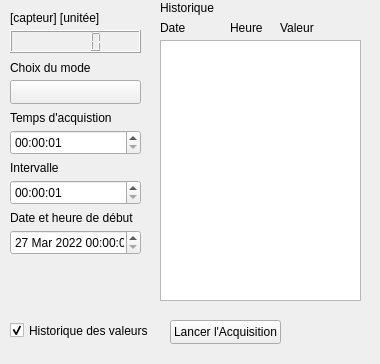
<?xml version="1.0" encoding="UTF-8"?>
<ui version="4.0">
 <class>F_VisualiserLesValeurs</class>
 <widget class="QWidget" name="F_VisualiserLesValeurs">
  <property name="windowModality">
   <enum>Qt::ApplicationModal</enum>
  </property>
  <property name="enabled">
   <bool>true</bool>
  </property>
  <property name="geometry">
   <rect>
    <x>0</x>
    <y>0</y>
    <width>380</width>
    <height>364</height>
   </rect>
  </property>
  <property name="sizePolicy">
   <sizepolicy hsizetype="Fixed" vsizetype="Fixed">
    <horstretch>1</horstretch>
    <verstretch>1</verstretch>
   </sizepolicy>
  </property>
  <property name="minimumSize">
   <size>
    <width>380</width>
    <height>364</height>
   </size>
  </property>
  <property name="maximumSize">
   <size>
    <width>380</width>
    <height>364</height>
   </size>
  </property>
  <property name="sizeIncrement">
   <size>
    <width>0</width>
    <height>0</height>
   </size>
  </property>
  <property name="baseSize">
   <size>
    <width>0</width>
    <height>0</height>
   </size>
  </property>
  <property name="cursor">
   <cursorShape>ArrowCursor</cursorShape>
  </property>
  <property name="mouseTracking">
   <bool>false</bool>
  </property>
  <property name="windowTitle">
   <string>F_VisualiserLesValeurs</string>
  </property>
  <property name="autoFillBackground">
   <bool>false</bool>
  </property>
  <widget class="QPushButton" name="BtLancerAcquisition">
   <property name="enabled">
    <bool>true</bool>
   </property>
   <property name="geometry">
    <rect>
     <x>170</x>
     <y>320</y>
     <width>111</width>
     <height>24</height>
    </rect>
   </property>
   <property name="text">
    <string>Lancer l'Acquisition</string>
   </property>
  </widget>
  <widget class="QLCDNumber" name="Afficheur">
   <property name="geometry">
    <rect>
     <x>10</x>
     <y>30</y>
     <width>131</width>
     <height>23</height>
    </rect>
   </property>
   <property name="font">
    <font/>
   </property>
   <property name="toolTip">
    <string>&lt;html&gt;&lt;head/&gt;&lt;body&gt;&lt;p&gt;uyrghf&lt;/p&gt;&lt;/body&gt;&lt;/html&gt;</string>
   </property>
   <property name="styleSheet">
    <string notr="true"/>
   </property>
  </widget>
  <widget class="QPushButton" name="BtMode">
   <property name="geometry">
    <rect>
     <x>10</x>
     <y>80</y>
     <width>131</width>
     <height>24</height>
    </rect>
   </property>
   <property name="text">
    <string/>
   </property>
   <property name="flat">
    <bool>false</bool>
   </property>
  </widget>
  <widget class="QDateTimeEdit" name="dateTimeAuto">
   <property name="geometry">
    <rect>
     <x>10</x>
     <y>230</y>
     <width>131</width>
     <height>25</height>
    </rect>
   </property>
   <property name="minimumDateTime">
    <datetime>
     <hour>0</hour>
     <minute>0</minute>
     <second>0</second>
     <year>2022</year>
     <month>3</month>
     <day>27</day>
    </datetime>
   </property>
   <property name="minimumDate">
    <date>
     <year>2022</year>
     <month>3</month>
     <day>27</day>
    </date>
   </property>
  </widget>
  <widget class="QTimeEdit" name="Tte_TempsAcquistion">
   <property name="geometry">
    <rect>
     <x>10</x>
     <y>130</y>
     <width>131</width>
     <height>25</height>
    </rect>
   </property>
   <property name="dateTime">
    <datetime>
     <hour>0</hour>
     <minute>0</minute>
     <second>1</second>
     <year>2000</year>
     <month>1</month>
     <day>1</day>
    </datetime>
   </property>
   <property name="minimumDateTime">
    <datetime>
     <hour>0</hour>
     <minute>0</minute>
     <second>1</second>
     <year>2000</year>
     <month>1</month>
     <day>1</day>
    </datetime>
   </property>
   <property name="maximumTime">
    <time>
     <hour>23</hour>
     <minute>59</minute>
     <second>59</second>
    </time>
   </property>
   <property name="minimumTime">
    <time>
     <hour>0</hour>
     <minute>0</minute>
     <second>1</second>
    </time>
   </property>
   <property name="currentSection">
    <enum>QDateTimeEdit::HourSection</enum>
   </property>
   <property name="displayFormat">
    <string>HH:mm:ss</string>
   </property>
  </widget>
  <widget class="QTimeEdit" name="Tte_intervalleMesure">
   <property name="geometry">
    <rect>
     <x>10</x>
     <y>180</y>
     <width>131</width>
     <height>25</height>
    </rect>
   </property>
   <property name="dateTime">
    <datetime>
     <hour>0</hour>
     <minute>0</minute>
     <second>1</second>
     <year>2000</year>
     <month>1</month>
     <day>1</day>
    </datetime>
   </property>
   <property name="minimumDateTime">
    <datetime>
     <hour>0</hour>
     <minute>0</minute>
     <second>1</second>
     <year>2000</year>
     <month>1</month>
     <day>1</day>
    </datetime>
   </property>
   <property name="minimumTime">
    <time>
     <hour>0</hour>
     <minute>0</minute>
     <second>1</second>
    </time>
   </property>
   <property name="currentSection">
    <enum>QDateTimeEdit::HourSection</enum>
   </property>
   <property name="displayFormat">
    <string>HH:mm:ss</string>
   </property>
  </widget>
  <widget class="QCheckBox" name="CbHistorique">
   <property name="geometry">
    <rect>
     <x>10</x>
     <y>310</y>
     <width>151</width>
     <height>41</height>
    </rect>
   </property>
   <property name="text">
    <string>Historique des valeurs</string>
   </property>
   <property name="checked">
    <bool>true</bool>
   </property>
  </widget>
  <widget class="QListWidget" name="LwHistorique">
   <property name="geometry">
    <rect>
     <x>160</x>
     <y>40</y>
     <width>201</width>
     <height>261</height>
    </rect>
   </property>
   <property name="autoScroll">
    <bool>true</bool>
   </property>
  </widget>
  <widget class="QLabel" name="NomAChanger">
   <property name="geometry">
    <rect>
     <x>10</x>
     <y>10</y>
     <width>121</width>
     <height>16</height>
    </rect>
   </property>
   <property name="text">
    <string>[capteur] [unitée]</string>
   </property>
  </widget>
  <widget class="QLabel" name="Mode">
   <property name="geometry">
    <rect>
     <x>10</x>
     <y>60</y>
     <width>101</width>
     <height>16</height>
    </rect>
   </property>
   <property name="text">
    <string>Choix du mode</string>
   </property>
  </widget>
  <widget class="QLabel" name="TempsAcquistion">
   <property name="geometry">
    <rect>
     <x>10</x>
     <y>110</y>
     <width>131</width>
     <height>16</height>
    </rect>
   </property>
   <property name="text">
    <string>Temps d'acquistion</string>
   </property>
  </widget>
  <widget class="QLabel" name="Intervalle">
   <property name="geometry">
    <rect>
     <x>10</x>
     <y>160</y>
     <width>101</width>
     <height>16</height>
    </rect>
   </property>
   <property name="text">
    <string>Intervalle</string>
   </property>
  </widget>
  <widget class="QLabel" name="DateHeureAuto">
   <property name="geometry">
    <rect>
     <x>10</x>
     <y>210</y>
     <width>131</width>
     <height>16</height>
    </rect>
   </property>
   <property name="text">
    <string>Date et heure de début</string>
   </property>
  </widget>
  <widget class="QLabel" name="Historique">
   <property name="geometry">
    <rect>
     <x>160</x>
     <y>0</y>
     <width>71</width>
     <height>16</height>
    </rect>
   </property>
   <property name="text">
    <string>Historique</string>
   </property>
  </widget>
  <widget class="QLabel" name="HistoriqueDate">
   <property name="geometry">
    <rect>
     <x>160</x>
     <y>20</y>
     <width>49</width>
     <height>16</height>
    </rect>
   </property>
   <property name="text">
    <string>Date</string>
   </property>
  </widget>
  <widget class="QLabel" name="HistoriqueHeure">
   <property name="geometry">
    <rect>
     <x>230</x>
     <y>20</y>
     <width>49</width>
     <height>16</height>
    </rect>
   </property>
   <property name="text">
    <string>Heure</string>
   </property>
  </widget>
  <widget class="QLabel" name="HistoriqueValeur">
   <property name="geometry">
    <rect>
     <x>280</x>
     <y>20</y>
     <width>49</width>
     <height>16</height>
    </rect>
   </property>
   <property name="text">
    <string>Valeur</string>
   </property>
  </widget>
 </widget>
 <resources/>
 <connections/>
</ui>
